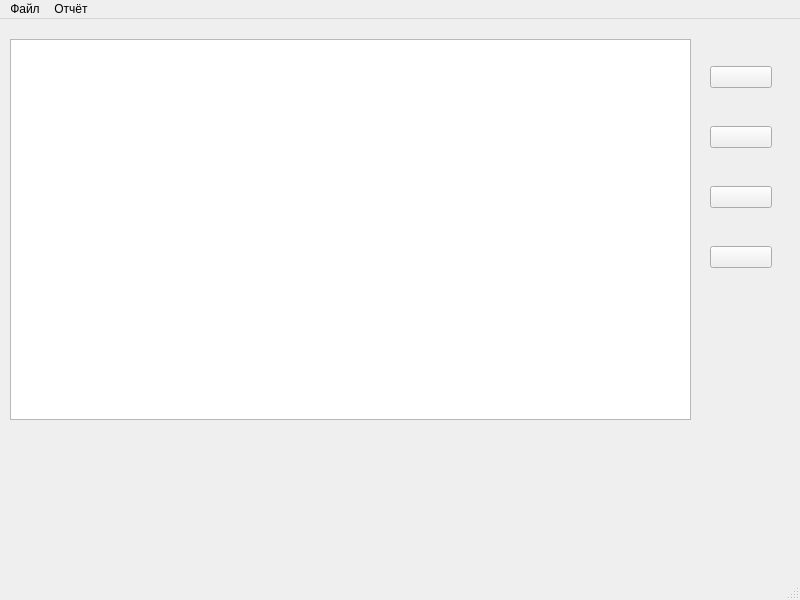
<?xml version="1.0" encoding="UTF-8"?>
<ui version="4.0">
 <class>MainWindow</class>
 <widget class="QMainWindow" name="MainWindow">
  <property name="geometry">
   <rect>
    <x>0</x>
    <y>0</y>
    <width>800</width>
    <height>600</height>
   </rect>
  </property>
  <property name="windowTitle">
   <string>Учёт задач</string>
  </property>
  <property name="windowIcon">
   <iconset resource="MainResource.qrc">
    <normaloff>:/images/Tasks64.png</normaloff>:/images/Tasks64.png</iconset>
  </property>
  <widget class="QWidget" name="centralwidget">
   <widget class="QTableView" name="taskTableView">
    <property name="geometry">
     <rect>
      <x>10</x>
      <y>20</y>
      <width>681</width>
      <height>381</height>
     </rect>
    </property>
    <property name="selectionBehavior">
     <enum>QAbstractItemView::SelectRows</enum>
    </property>
   </widget>
   <widget class="QWidget" name="layoutWidget">
    <property name="geometry">
     <rect>
      <x>710</x>
      <y>21</y>
      <width>62</width>
      <height>254</height>
     </rect>
    </property>
    <layout class="QVBoxLayout" name="verticalLayout">
     <property name="spacing">
      <number>12</number>
     </property>
     <item>
      <widget class="QPushButton" name="addTaskButton">
       <property name="toolTip">
        <string>Добавить задачу</string>
       </property>
       <property name="text">
        <string/>
       </property>
       <property name="icon">
        <iconset resource="MainResource.qrc">
         <normaloff>:/images/add.png</normaloff>:/images/add.png</iconset>
       </property>
       <property name="iconSize">
        <size>
         <width>48</width>
         <height>48</height>
        </size>
       </property>
      </widget>
     </item>
     <item>
      <widget class="QPushButton" name="delTaskButton">
       <property name="toolTip">
        <string>Удалить задачу</string>
       </property>
       <property name="text">
        <string/>
       </property>
       <property name="icon">
        <iconset resource="MainResource.qrc">
         <normaloff>:/images/delete.png</normaloff>:/images/delete.png</iconset>
       </property>
       <property name="iconSize">
        <size>
         <width>48</width>
         <height>48</height>
        </size>
       </property>
      </widget>
     </item>
     <item>
      <widget class="QPushButton" name="editTaskButton">
       <property name="text">
        <string/>
       </property>
       <property name="icon">
        <iconset resource="MainResource.qrc">
         <normaloff>:/images/edit.png</normaloff>:/images/edit.png</iconset>
       </property>
       <property name="iconSize">
        <size>
         <width>48</width>
         <height>48</height>
        </size>
       </property>
      </widget>
     </item>
     <item>
      <widget class="QPushButton" name="worksButton">
       <property name="text">
        <string/>
       </property>
       <property name="icon">
        <iconset resource="MainResource.qrc">
         <normaloff>:/images/WorksList64.png</normaloff>:/images/WorksList64.png</iconset>
       </property>
       <property name="iconSize">
        <size>
         <width>48</width>
         <height>48</height>
        </size>
       </property>
      </widget>
     </item>
    </layout>
   </widget>
  </widget>
  <widget class="QMenuBar" name="menubar">
   <property name="geometry">
    <rect>
     <x>0</x>
     <y>0</y>
     <width>800</width>
     <height>24</height>
    </rect>
   </property>
   <widget class="QMenu" name="menu">
    <property name="title">
     <string>Файл</string>
    </property>
    <addaction name="action_exit"/>
   </widget>
   <widget class="QMenu" name="menu_2">
    <property name="title">
     <string>Отчёт</string>
    </property>
    <addaction name="action_time_period"/>
   </widget>
   <addaction name="menu"/>
   <addaction name="menu_2"/>
  </widget>
  <widget class="QStatusBar" name="statusbar"/>
  <action name="action_time_period">
   <property name="text">
    <string>Время за период</string>
   </property>
  </action>
  <action name="action_exit">
   <property name="text">
    <string>Выход</string>
   </property>
   <property name="shortcut">
    <string>Ctrl+X</string>
   </property>
  </action>
 </widget>
 <resources>
  <include location="MainResource.qrc"/>
 </resources>
 <connections/>
</ui>
